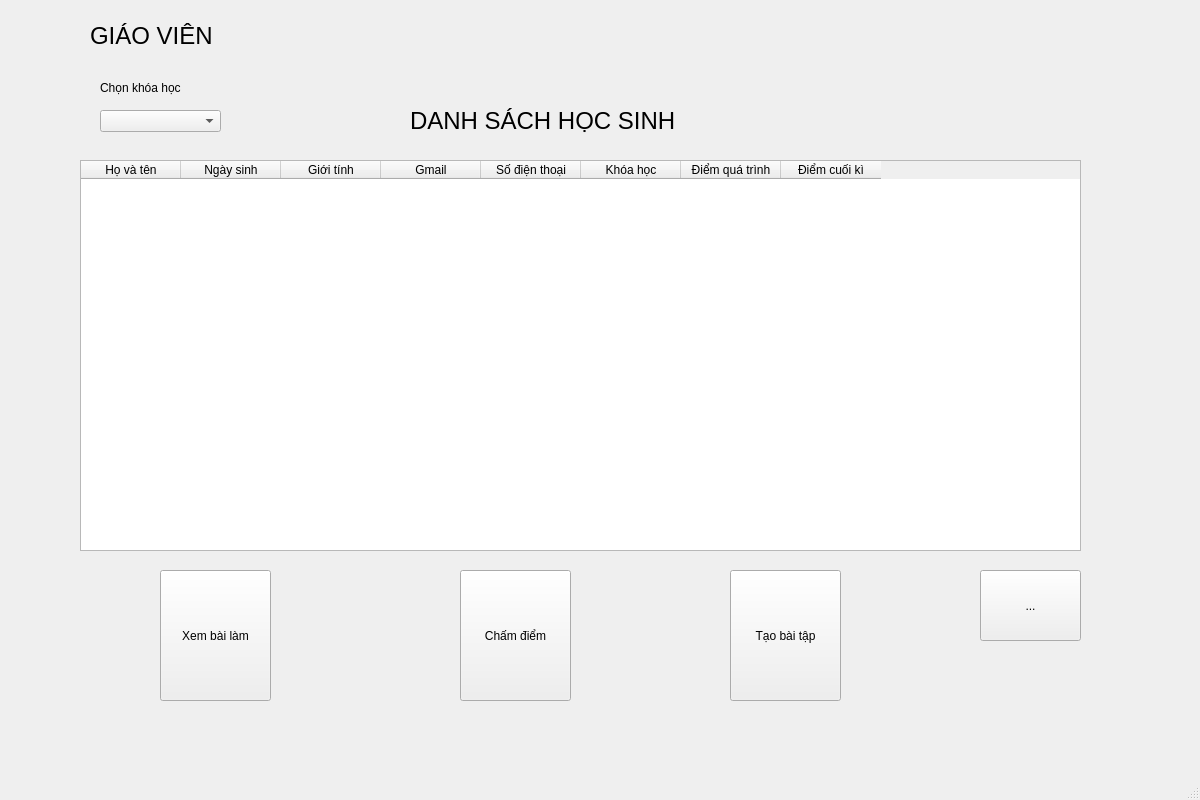
<?xml version="1.0" encoding="UTF-8"?>
<ui version="4.0">
 <class>MainWindow</class>
 <widget class="QMainWindow" name="MainWindow">
  <property name="geometry">
   <rect>
    <x>0</x>
    <y>0</y>
    <width>1200</width>
    <height>800</height>
   </rect>
  </property>
  <property name="windowTitle">
   <string>MainWindow</string>
  </property>
  <widget class="QWidget" name="centralwidget">
   <widget class="QLabel" name="label">
    <property name="geometry">
     <rect>
      <x>410</x>
      <y>100</y>
      <width>311</width>
      <height>41</height>
     </rect>
    </property>
    <property name="font">
     <font>
      <pointsize>18</pointsize>
     </font>
    </property>
    <property name="text">
     <string>DANH SÁCH HỌC SINH </string>
    </property>
   </widget>
   <widget class="QLabel" name="label_2">
    <property name="geometry">
     <rect>
      <x>90</x>
      <y>10</y>
      <width>151</width>
      <height>51</height>
     </rect>
    </property>
    <property name="font">
     <font>
      <pointsize>18</pointsize>
     </font>
    </property>
    <property name="text">
     <string>GIÁO VIÊN</string>
    </property>
   </widget>
   <widget class="QLabel" name="label_3">
    <property name="geometry">
     <rect>
      <x>0</x>
      <y>0</y>
      <width>80</width>
      <height>80</height>
     </rect>
    </property>
    <property name="text">
     <string/>
    </property>
    <property name="pixmap">
     <pixmap>gv.png</pixmap>
    </property>
    <property name="scaledContents">
     <bool>true</bool>
    </property>
   </widget>
   <widget class="QToolButton" name="toolButton_6">
    <property name="geometry">
     <rect>
      <x>980</x>
      <y>570</y>
      <width>101</width>
      <height>71</height>
     </rect>
    </property>
    <property name="text">
     <string>...</string>
    </property>
    <property name="icon">
     <iconset>
      <normaloff>exit.png</normaloff>exit.png</iconset>
    </property>
    <property name="iconSize">
     <size>
      <width>140</width>
      <height>140</height>
     </size>
    </property>
   </widget>
   <widget class="QTableWidget" name="tableWidget">
    <property name="geometry">
     <rect>
      <x>80</x>
      <y>160</y>
      <width>1001</width>
      <height>391</height>
     </rect>
    </property>
    <column>
     <property name="text">
      <string>Họ và tên</string>
     </property>
    </column>
    <column>
     <property name="text">
      <string>Ngày sinh</string>
     </property>
    </column>
    <column>
     <property name="text">
      <string>Giới tính</string>
     </property>
    </column>
    <column>
     <property name="text">
      <string>Gmail</string>
     </property>
    </column>
    <column>
     <property name="text">
      <string>Số điện thoại</string>
     </property>
    </column>
    <column>
     <property name="text">
      <string>Khóa học</string>
     </property>
    </column>
    <column>
     <property name="text">
      <string>Điểm quá trình</string>
     </property>
    </column>
    <column>
     <property name="text">
      <string>Điểm cuối kì</string>
     </property>
    </column>
   </widget>
   <widget class="QComboBox" name="comboBox">
    <property name="geometry">
     <rect>
      <x>100</x>
      <y>110</y>
      <width>121</width>
      <height>22</height>
     </rect>
    </property>
   </widget>
   <widget class="QLabel" name="label_4">
    <property name="geometry">
     <rect>
      <x>100</x>
      <y>80</y>
      <width>101</width>
      <height>16</height>
     </rect>
    </property>
    <property name="text">
     <string>Chọn khóa học</string>
    </property>
   </widget>
   <widget class="QToolButton" name="toolButton_9">
    <property name="geometry">
     <rect>
      <x>460</x>
      <y>570</y>
      <width>111</width>
      <height>131</height>
     </rect>
    </property>
    <property name="text">
     <string>Chấm điểm</string>
    </property>
    <property name="icon">
     <iconset>
      <normaloff>chamDiem.jpg</normaloff>chamDiem.jpg</iconset>
    </property>
    <property name="iconSize">
     <size>
      <width>140</width>
      <height>140</height>
     </size>
    </property>
    <property name="toolButtonStyle">
     <enum>Qt::ToolButtonTextUnderIcon</enum>
    </property>
   </widget>
   <widget class="QToolButton" name="toolButton_8">
    <property name="geometry">
     <rect>
      <x>730</x>
      <y>570</y>
      <width>111</width>
      <height>131</height>
     </rect>
    </property>
    <property name="text">
     <string>Tạo bài tập</string>
    </property>
    <property name="icon">
     <iconset>
      <normaloff>baiTap.png</normaloff>baiTap.png</iconset>
    </property>
    <property name="iconSize">
     <size>
      <width>140</width>
      <height>140</height>
     </size>
    </property>
    <property name="toolButtonStyle">
     <enum>Qt::ToolButtonTextUnderIcon</enum>
    </property>
   </widget>
   <widget class="QToolButton" name="toolButton_10">
    <property name="geometry">
     <rect>
      <x>160</x>
      <y>570</y>
      <width>111</width>
      <height>131</height>
     </rect>
    </property>
    <property name="text">
     <string>Xem bài làm</string>
    </property>
    <property name="icon">
     <iconset>
      <normaloff>xem.png</normaloff>xem.png</iconset>
    </property>
    <property name="iconSize">
     <size>
      <width>140</width>
      <height>140</height>
     </size>
    </property>
    <property name="toolButtonStyle">
     <enum>Qt::ToolButtonTextUnderIcon</enum>
    </property>
   </widget>
  </widget>
  <widget class="QMenuBar" name="menubar">
   <property name="geometry">
    <rect>
     <x>0</x>
     <y>0</y>
     <width>1200</width>
     <height>26</height>
    </rect>
   </property>
  </widget>
  <widget class="QStatusBar" name="statusbar"/>
 </widget>
 <resources/>
 <connections/>
</ui>
